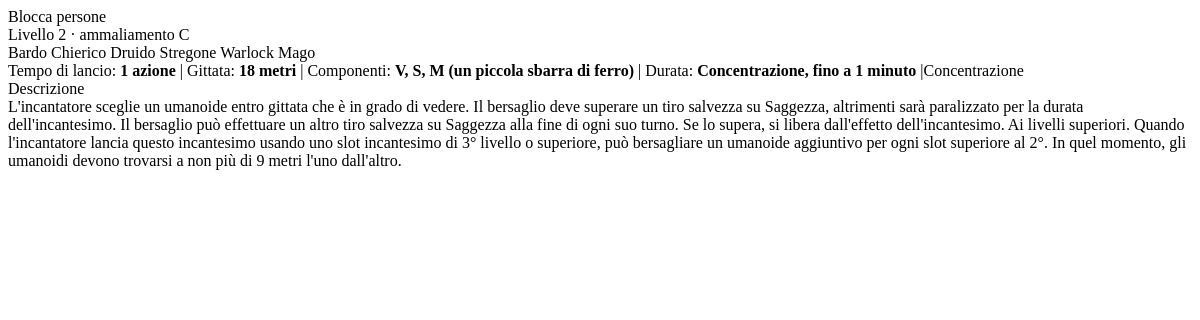
The page /spell/81 on the database as committed earlier.
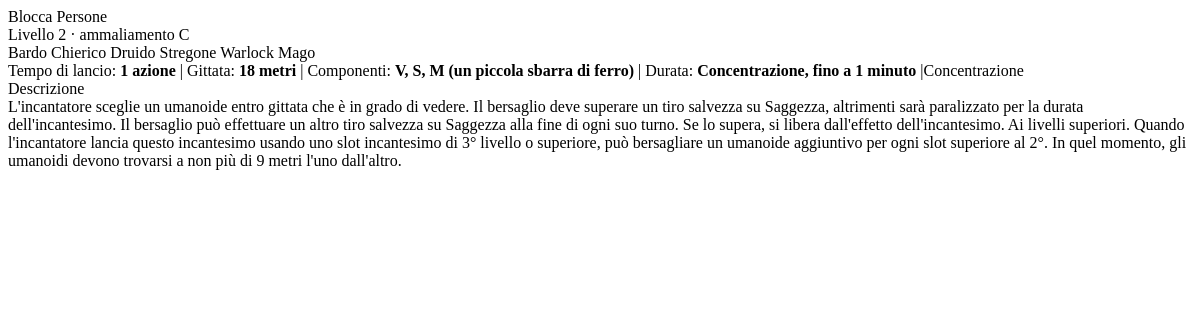
The same page on the database as committed later.
### tables this page shows
CREATE TABLE spells (
            id INTEGER PRIMARY KEY AUTOINCREMENT,

            slug TEXT NOT NULL UNIQUE,
            name_it TEXT NOT NULL,
            level INTEGER NOT NULL,              -- 0 = trucchetto
            school TEXT NOT NULL,                -- es: "Invocazione", "Abiurazione"...
            casting_time TEXT NOT NULL,          -- es: "1 azione", "1 reazione"...
            range_text TEXT NOT NULL,            -- es: "18 m", "Sé", "Contatto"...
            components_v INTEGER NOT NULL DEFAULT 0,
            components_s INTEGER NOT NULL DEFAULT 0,
            components_m INTEGER NOT NULL DEFAULT 0,
            material_text TEXT,                  -- testo libero (se M=1)
            duration_text TEXT NOT NULL,         -- es: "Istantanea", "1 minuto"...
            concentration INTEGER NOT NULL DEFAULT 0,
            ritual INTEGER NOT NULL DEFAULT 0,

            description TEXT NOT NULL,           -- parafrasi
            at_higher_levels TEXT,               -- parafrasi, opzionale
            source TEXT,                         -- es: "PHB", "Tasha"

            created_at TEXT NOT NULL DEFAULT (datetime('now')),
            updated_at TEXT NOT NULL DEFAULT (datetime('now'))
        );

### app.py (the view)
    @app.get("/spell/<int:spell_id>")
    def spell_detail(spell_id: int):
        origin = (request.args.get("origin") or "srd").strip().lower()
        include_private = origin == "private"
        spell = get_by_id(spell_id, origin=origin, include_private=include_private)
        if not spell:
            return ("Not found", 404)
        return render_template("spell_detail.html", spell=spell)

### engine/db.py (called while the page is built)
def connect() -> sqlite3.Connection:
    DB_ROOT.mkdir(parents=True, exist_ok=True)
    conn = sqlite3.connect(SQLITE_PATH)
    conn.row_factory = sqlite3.Row
    conn.execute("PRAGMA foreign_keys = ON;")
    conn.execute("PRAGMA journal_mode = WAL;")
    conn.execute("PRAGMA synchronous = NORMAL;")
    return conn

### engine/spells_repo.py (called while the page is built)
def _display_casting_time(value: str | None) -> str:
    raw = (value or "").strip()
    if not raw:
        return "—"
    return _ACTION_TYPE_MAP.get(raw.lower(), raw)

def _display_range_text(value: str | None) -> str:
    raw = (value or "").strip()
    if not raw:
        return "—"
    if raw.lower() in {"self", "incantatore"}:
        return "Incantatore"
    return raw

### templates/spell_detail.html (shortened to what this page needs)
{% set class_labels = {
  "bard": "Bardo",
  "cleric": "Chierico",
  "druid": "Druido",
  "paladin": "Paladino",
  "ranger": "Ranger",
  "sorcerer": "Stregone",
  "warlock": "Warlock",
  "wizard": "Mago"
} %}
{% set class_badge_order = ["bard", "cleric", "druid", "paladin", "ranger", "sorcerer", "warlock", "wizard"] %}
<div class="mb-2">
  <div class="h5 mb-0">{{ spell.name }}</div>
  <div class="text-muted small">
    {% if spell.level == 0 %}
      Trucchetto
    {% else %}
      Livello {{ spell.level }}
    {% endif %}
    · {{ spell.school }}
    {% if spell.concentration %}
      <span class="badge rounded-pill text-bg-secondary ms-1" title="Concentrazione">C</span>
    {% endif %}
  </div>
</div>
{% if spell.class_codes %}
  {% set codes = spell.class_codes.split(",") %}
  <div class="mb-2 d-flex flex-wrap gap-1">
    {% for code in class_badge_order %}
      {% if code in codes %}
        <span class="badge rounded-pill text-bg-light border">{{ class_labels.get(code, code) }}</span>
      {% endif %}
    {% endfor %}
  </div>
{% endif %}
<div class="small text-muted mb-2">
  <span>Tempo di lancio: <strong>{{ spell.casting_time }}</strong></span>
  <span class="mx-2">|</span>
  <span>Gittata: <strong>{{ spell.range_text }}</strong></span>
  <span class="mx-2">|</span>
  <span>Componenti: <strong>{{ spell.components_text }}</strong></span>
  <span class="mx-2">|</span>
  <span>Durata: <strong>{{ spell.duration_text }}</strong></span>
  {% if spell.concentration %}
    <span class="mx-2">|</span><span>Concentrazione</span>
  {% endif %}
</div>
<div class="mt-3">
  <div class="small text-muted mb-1">Descrizione</div>
  <div class="fs-6 spell-body">{{ spell.description }}</div>
</div>

Rows that differ between the two databases and show on the page:
changed spells "ammaliamento": name "Blocca persone" → "Blocca Persone"
